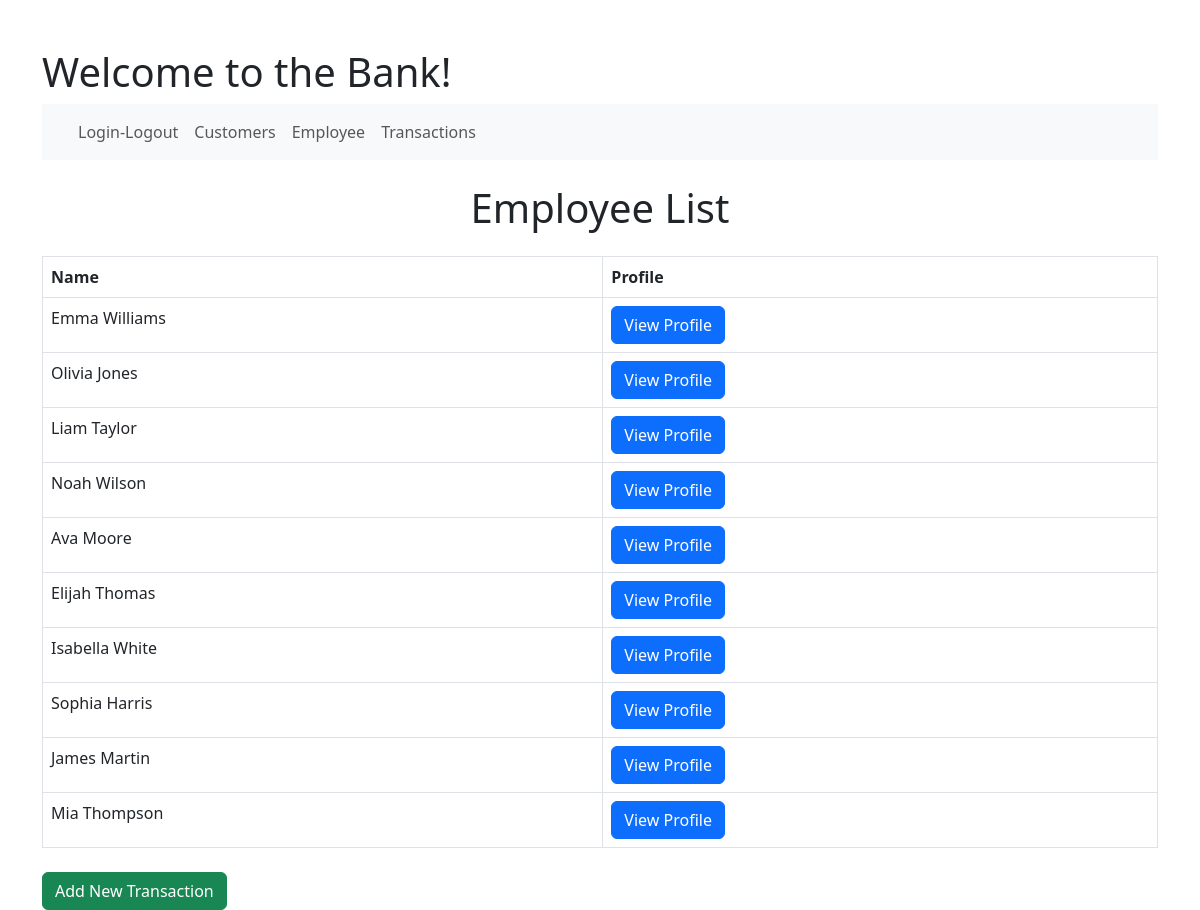
Page /employee.php on the committed database.
### tables this page shows
CREATE TABLE Employee (
    ID INT AUTO_INCREMENT PRIMARY KEY,
    firstName VARCHAR(255) NOT NULL,
    lastName VARCHAR(255) NOT NULL,
    role VARCHAR(100) NOT NULL,
    branchID INT,
    dateCreated DATETIME DEFAULT CURRENT_TIMESTAMP,
    dateModified DATETIME DEFAULT CURRENT_TIMESTAMP ON UPDATE CURRENT_TIMESTAMP,
    active BOOLEAN DEFAULT TRUE,
    FOREIGN KEY (branchID) REFERENCES Branch(ID)
);

### employee.php (the view, shortened to what this page needs)
<?php
include 'db_connection.php';
$query = "SELECT ID, firstName, lastName FROM employee";
$result = $conn->query($query);
?>
<!DOCTYPE html>
<html lang="en">
<head>
    <link href="https://cdn.jsdelivr.net/npm/bootstrap@5.3.0-alpha1/dist/css/bootstrap.min.css" rel="stylesheet">
</head>
<body>
<div class="container mt-5">
    <?php include 'header.php';  ?>
    <h1 class="text-center">Employee List</h1>
    <table class="table table-bordered mt-4">
        <thead>
            <tr>
                <th>Name</th>
                <th>Profile</th>
            </tr>
        </thead>
        <tbody>
            <?php if ($result && $result->num_rows > 0): ?>
                <?php while ($row = $result->fetch_assoc()): ?>
                    <tr>
                    <td><?php echo htmlspecialchars($row['firstName'] . " " . $row['lastName']); ?></td>
                    <td><a href="employee-profile.php?id=<?php echo $row['ID']; ?>" class="btn btn-primary">View Profile</a></td>
                    </tr>
                <?php endwhile; ?>
            <?php endif; ?>
        </tbody>
    </table>
    <div class="mt-4">
        <a href="add_transaction.php" class="btn btn-success">Add New Transaction</a>
    </div>
</div>
<?php include 'footer.php'; ?>

### rows in the picture
employee: firstName+lastName "Emma Williams"
employee: firstName+lastName "Olivia Jones"
employee: firstName+lastName "Liam Taylor"
employee: firstName+lastName "Noah Wilson"
employee: firstName+lastName "Ava Moore"
employee: firstName+lastName "Elijah Thomas"
employee: firstName+lastName "Isabella White"
employee: firstName+lastName "Sophia Harris"
employee: firstName+lastName "James Martin"
employee: firstName+lastName "Mia Thompson"
